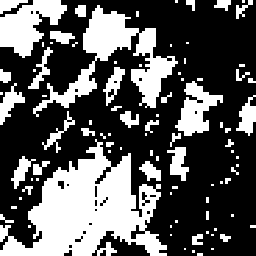
#> input picture images_BW/country2.bmp, 256 x 256 px
$ python aveugle_non_super_2classes.py
#> lines starting #> are read from the running program, lines starting #| are printed output that depends on the picture; after the words box and inside, x2 and y2 are one past the last pixel; in counts of white or black regions, pixels touching at a corner belong together
### basictools.py
from sklearn.cluster import KMeans
import numpy as np
import cv2

def ResizeWithAspectRatio(image, width=None, height=None, inter=cv2.INTER_AREA):
    # this function allows to always display images with respect to ratio - needed for concatenation of images in particular
    # credit goes to nathancy from StackOverflow
    dim = None
    (h, w) = image.shape[:2]

    if width is None and height is None:
        return image
    if width is None:
        r = height / float(h)
        dim = (int(w * r), height)
    else:
        r = width / float(w)
        dim = (width, int(h * r))

    return cv2.resize(image, dim, interpolation=inter)

def read_image(path : str):
    image = cv2.imread(path)
    image //= 255 # anticipating use of gaussian noise
    grey_img = cv2.cvtColor(image, cv2.COLOR_BGR2GRAY) # making sure it's greyscale
    return grey_img, np.shape(grey_img)

def display_image(title:str, image):
    cv2.imshow(title + ' (press any key to close window)', ResizeWithAspectRatio(image, width=640)) # cv2.resize(image, (1024,576)) instead of image to specify size depending on device
    cv2.waitKey()
    cv2.destroyAllWindows()

def identify_classes(X):
    return np.unique(X)

def gauss_noise(X, m, n, cl1, cl2, m1, sig1, m2, sig2):
    # adding gaussian noise to each class separatly
    gaussian_class_1 = np.random.normal(m1, sig1, (m,n))
    gaussian_class_1[X == cl2] = 0
    gaussian_class_2 = np.random.normal(m2, sig2, (m,n))
    gaussian_class_2[X == cl1] = 0
    noise = gaussian_class_1 + gaussian_class_2

    return noise

def error_rate(tolerance, A, B, m, n):
    return 1 - (abs(A - B) <= tolerance).sum()/(m*n) # rate of different pixels between A & B

def evaluate_kmeans(k, A, B):
    shape = A.shape

    model = KMeans(n_clusters=k).fit(B.reshape(-1,1))
    # .clip(0, x) empirically gives better results in our specific case with x>1
    # the intuition is that here since we've got a measure of proximity
    # there are more chances that occurences above 1 stem from a gaussian noise added to a point where class is 1
    # so we stack occurences bellow 0 at 0, and let those above 1 draw the centroids towards 1

    values = model.cluster_centers_
    labels = model.labels_
    img_seg = values[labels].reshape(shape) # KM segmented image

    # adapting classes to our problem
    unique_values = np.unique(img_seg)
    img_seg[img_seg == unique_values[0]] = 0
    img_seg[img_seg == unique_values[1]] = 1

    return img_seg, error_rate(0, img_seg, A, shape[0], shape[1])

### aveugle_non_super_2classes.py
from basictools import *
from scipy.stats import norm

# plotting libraries
import matplotlib.pyplot as plt
import seaborn as sns
import pandas as pd


###################################################################################
###################################################################################
###################################################################################


def calc_prior(X, m, n, cl1, cl2):
    return ((X == cl1).sum()) / (m*n), ((X == cl2).sum()) / (m*n) # p(cl1), p(cl2) estimates

def calc_posterior_Gauss(Y, m, n, cl1, cl2, p1, p2, m1, sig1, m2, sig2):
    # posterior = p(X | Y) = p(Y|X)p(X) / sum(p(Y|X)p(X)) for each class X
    flat_Y = Y.reshape(-1,1)

    # [4 lines of commented-out code are left out]
    norm_1 = norm(m1, sig1)
    norm_2 = norm(m2, sig2)

    f1 = p1*norm_1.pdf(flat_Y - cl1) # this way we call stats.norm only once
    f2 = p2*norm_2.pdf(flat_Y - cl2)

    post_cl1 = (f1 / (f1 + f2))
    post_cl2 = (f2 / (f1 + f2))

    # posterior = np.concatenate((post_cl1, post_cl2))
    # assert np.prod(posterior.shape) == m*n*2, 'posterior shape should be m*n*2'

    return post_cl1, post_cl2

def posterior_sampling(post_cl1, post_cl2, cl1, cl2, m, n): # tirage_apost
    sample = np.random.rand(m*n).reshape(-1,1) # m*n samples from uniform distribution over [0,1)

    condition1 = sample <= post_cl1 # we draw cl1 with posterior probability of cl1 aka when our uniform sample(i) < post_cl1(i) and cl2 otherwise
    condition2 = sample <= post_cl2
    X_est = (cl1 * condition1) + (cl2 * condition2)

    return X_est

def init_param(Y, cl1, cl2): # initialize an estimate of X from KMeans
    X_init, _ = evaluate_kmeans(2, Y, Y)
    X_init[X_init == np.unique(X_init)[0]] = cl1
    X_init[X_init == np.unique(X_init)[1]] = cl2

    return X_init

def est_empirical(X, Y, cl1, cl2): # Empirical estimates of parameters
    Y_flat = Y.reshape(-1,1)
    X_flat = X.reshape(-1,1)

    p1 = (X_flat == cl1).sum() / X_flat.shape[0] # frequency estimates
    p2 = (X_flat == cl2).sum() / X_flat.shape[0]
    m1 = (Y_flat[X_flat == cl1] - cl1).sum() / (X_flat == cl1).sum() # means over noise realizations
    m2 = (Y_flat[X_flat == cl2] - cl2).sum() / (X_flat == cl2).sum()
    sig1 = np.sqrt((((Y_flat[X_flat == cl1] - cl1) - m1)**2).sum() / (X_flat == cl1).sum()) # stds over noise realizations
    sig2 = np.sqrt((((Y_flat[X_flat == cl2] - cl2) - m2)**2).sum() / (X_flat == cl2).sum())

    return p1, p2, m1, sig1, m2, sig2

def calc_SEM(Y, m, n, cl1, cl2, p10, p20, m10, sig10, m20, sig20, nb_iter):
    # Y_flat = Y.reshape(-1,1)
    dic = {'p1':[p10], 'p2':[p20], 'm1':[m10], 'm2':[m20], 'sig1':[sig10], 'sig2':[sig20]}

    for _ in range(nb_iter):
        # Calculate posterior with current parameters - E-Step
        post1, post2 = calc_posterior_Gauss(Y, m, n, cl1, cl2, p10, p20, m10, sig10, m20, sig20)

        # Sample X from posterior distribution - S-step
        X_est = posterior_sampling(post1, post2, cl1, cl2, m, n)

        # Empirically estimates of parameters from X_est - M-Step
        p10, p20, m10, sig10, m20, sig20 = est_empirical(X_est, Y, cl1, cl2)

        # To plot convergence
        dic['p1'].append(p10)
        dic['p2'].append(p20)
        dic['m1'].append(m10)
        dic['m2'].append(m20)
        dic['sig1'].append(sig10)
        dic['sig2'].append(sig20)

    return p10, p20, m10, sig10, m20, sig20, dic

def calc_EM(Y, m, n, cl1, cl2, p10, p20, m10, sig10, m20, sig20, nb_iterEM):
    Y_flat = Y.reshape(-1,1)
    dic = {'p1':[p10], 'p2':[p20], 'm1':[m10], 'm2':[m20], 'sig1':[sig10], 'sig2':[sig20]}

    for _ in range(nb_iterEM):
        # Expectation
        post1, post2 = calc_posterior_Gauss(Y, m, n, cl1, cl2, p10, p20, m10, sig10, m20, sig20)

        # Maximization
        p10 = post1.sum()/len(post1)
        p20 = post2.sum()/len(post2)
        m10 = (Y_flat*post1).sum()/post1.sum()
        sig10 = np.sqrt(((((Y_flat - m10)**2) * post1).sum() / post1.sum()))
        m20 = ((Y_flat - cl2)*post2).sum()/post2.sum()
        sig20 = np.sqrt((((((Y_flat - cl2) - m20)**2) * post2).sum() / post2.sum()))

        # To plot convergence
        dic['p1'].append(p10)
        dic['p2'].append(p20)
        dic['m1'].append(m10)
        dic['m2'].append(m20)
        dic['sig1'].append(sig10)
        dic['sig2'].append(sig20)

    return p10, p20, m10, sig10, m20, sig20, dic


###################################################################################
###################################################################################
###################################################################################


def main(em=True, sem=True, noise=int, init=int):
    path = './images_BW/country2.bmp'
    X, shape = read_image(path)
#> in read_image, image is the input picture: shape (256, 256, 3); 35.2% white; 91 white regions (53 under 20 px), largest, box (x1, y1, x2, y2) and area: (0, 139, 167, 256) 9774, (33, 5, 178, 117) 4458, (0, 0, 67, 58) 2070
#> shape = (256, 256)
    print(f'Image : {path.split("/")[-1]}')
    display_image('X', X * 255) # displays X

    cl1, cl2 = identify_classes(X) # identify image classes (two in our case)
#> cl1 = 0; cl2 = 1
    print(f'Class 1 : {cl1} (black)\nClass 2 : {cl2} (white)')
#| Class 1 : 0 (black)
#| Class 2 : 1 (white)

    m, n = shape[0], shape[1] # X shape
#> m = 256; n = 256

    p1, p2 = calc_prior(X, m, n, cl1, cl2) # priors of each class
#> p1 = 0.648; p2 = 0.352
    print(f'\np(cl1) = p1 = {p1:.3f}\np(cl2) = p2 = {p2:.3f}')
#| p(cl1) = p1 = 0.648
#| p(cl2) = p2 = 0.352

    # gaussian noise parameters - noise 1, 2 & 3
    if noise==1:
        m1, sig1, m2, sig2 = .3, .1, -.4, .1
    elif noise==2:
        m1, sig1, m2, sig2 = .3, .3, -.55, .3
    else:
        m1, sig1, m2, sig2 = .4, .3, -.6, .47

    Y = X + gauss_noise(X, m, n, cl1, cl2, m1, sig1, m2, sig2) # adding noise to image
#> in gauss_noise, `gaussian_class_1[X == cl2] = 0`:
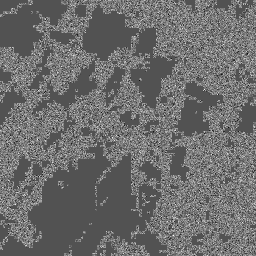
#> gaussian_class_1: shape (256, 256) float64; min -0.798, max 1.67, mean 0.259; drawn with min black and max white
#> in gauss_noise, `gaussian_class_2 = np.random.normal(m2, sig2, (m,n))`:
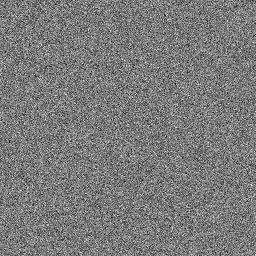
#> gaussian_class_2: shape (256, 256) float64; min -2.47, max 1.41, mean -0.595; drawn with min black and max white
#> in gauss_noise, `noise = gaussian_class_1 + gaussian_class_2`:
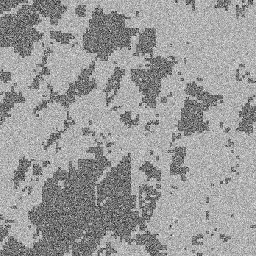
#> noise: shape (256, 256) float64; min -2.47, max 1.67, mean 0.0488; drawn with min black and max white
    print(f'm1 = {m1}, sig1 = {sig1}, m2 = {m2}, sig2 = {sig2}')
    display_image('Y', Y)
#> call 2 of display_image, with title = 'Y'
#> call 2 of ResizeWithAspectRatio, with width = 640, inter = 3
#> in ResizeWithAspectRatio (call 2), `return cv2.resize(image, dim, interpolation=inter)`:
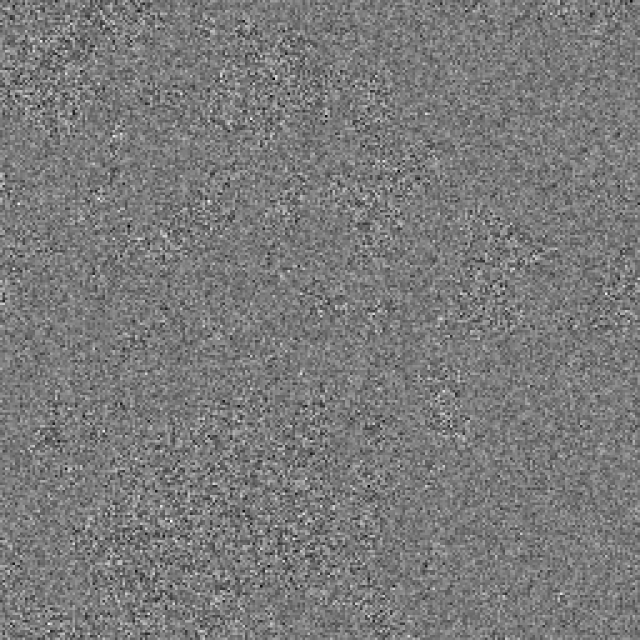
#> returned value: shape (640, 640) float64; min -1.47, max 2.41, mean 0.401; drawn with min black and max white
#> in display_image (call 2), `cv2.imshow(title + ' (press any key to close window)', ResizeWithAspec..`:
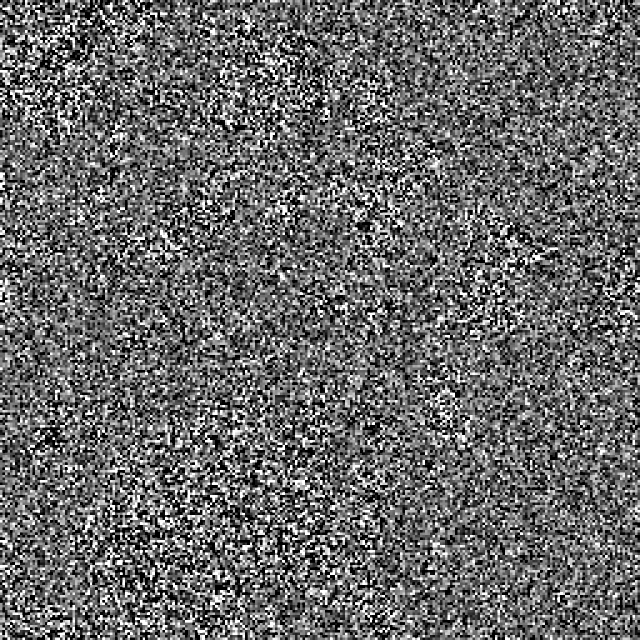
#> window 'Y (press any key to close wind': shape (640, 640); min 0, max 255, mean 105

    ################################################################################################
    # Hocus pocus, you lost your focus ! and forgot everything you knew about the above parameters #
    ################################################################################################

    # EM initialization
    if init==1: # initialized at actual parameters
        pass
        p10, p20, m10, m20, sig10, sig20 = p1, p2, m1, m2, sig1, sig2 # he 4gett ... but he also estimett !
    elif init==2: # initialized at aberrant values
        p10, p20, m10, sig10, m20, sig20 = .4, .6, .2, 1, 0, 2
    else: # initialized with KM
        p10, p20, m10, sig10, m20, sig20 = est_empirical(init_param(Y, cl1, cl2), Y, cl1, cl2) # empirically estimating a starting point for EM & SEM algorithms
#> in evaluate_kmeans, `values = model.cluster_centers_`: values = [0.117, 0.692]
#> in evaluate_kmeans, `img_seg = values[labels].reshape(shape)`:
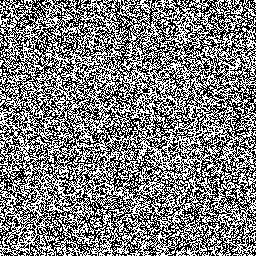
#> img_seg: shape (256, 256) float64; values 0.117 (black) and 0.692 (white), 49.6% white in thin lines or dots
#> in est_empirical, `p1 = (X_flat == cl1).sum() / X_flat.shape[0]`: p1 = 0.504
#> in est_empirical, `p2 = (X_flat == cl2).sum() / X_flat.shape[0]`: p2 = 0.496
#> in est_empirical, `m1 = (Y_flat[X_flat == cl1] - cl1).sum() / (X_flat == cl1).sum()`: m1 = 0.116
#> in est_empirical, `m2 = (Y_flat[X_flat == cl2] - cl2).sum() / (X_flat == cl2).sum()`: m2 = -0.309
#> in est_empirical, `sig1 = np.sqrt((((Y_flat[X_flat == cl1] - cl1) - m1)**2).sum() / (X_fl..`: sig1 = 0.234
#> in est_empirical, `sig2 = np.sqrt((((Y_flat[X_flat == cl2] - cl2) - m2)**2).sum() / (X_fl..`: sig2 = 0.233
#> p10 = 0.504; p20 = 0.496; m10 = 0.116; sig10 = 0.234; m20 = -0.309; sig20 = 0.233

    sns.set()

    if em:
        p1_em, p2_em, m1_em, sig1_em, m2_em, sig2_em, dic_em = calc_EM(Y, m, n, cl1, cl2, p10, p20, m10, sig10, m20, sig20, 100) # EM algorithm estimates
#> in calc_EM, `dic = {'p1':[p10], 'p2':[p20], 'm1':[m10], 'm2':[m20], 'sig1':[sig10],..`: dic = {'p1': [0.504], 'p2': [0.496], 'm1': [0.116], 'm2': [-0.309], 'sig1': [0.234], 'sig2': [0.233]}
#> the loop in calc_EM, `for _ in range(nb_iterEM):` made 100 passes
#> (p10, p20, m10, sig10, m20, sig20) on passes 1 to 8: (0.504, 0.496, 0.143, 0.264, -0.337, 0.263), (0.504, 0.496, 0.162, 0.281, -0.356, 0.281), (0.504, 0.496, 0.176, 0.293, -0.371, 0.293), (0.504, 0.496, 0.188, 0.302, -0.383, 0.302), (0.504, 0.496, 0.198, 0.309, -0.393, 0.309), (0.504, 0.496, 0.207, 0.314, -0.402, 0.314), (0.504, 0.496, 0.215, 0.319, -0.41, 0.319), (0.504, 0.496, 0.222, 0.323, -0.417, 0.323)
#> p1_em = 0.533; p2_em = 0.467; m1_em = 0.401; sig1_em = 0.279; m2_em = -0.6; sig2_em = 0.452; dic_em = 6 items
        error_em = ((abs(p1_em - p1)/p1) + (abs(p2_em - p2)/p2) + (abs(m1_em - m1)/m1) + (abs(sig1_em - sig1)/sig1) + (abs(m2_em - m2)/m2) + (abs(sig2_em - sig2)/sig2))/6 # mean error over parameters error rates
#> error_em = 0.103

        print(f'\nEM\np1: {p1_em:.3f}, p2 : {p2_em:.3f}, m1 : {m1_em:.3f}, sig1 : {sig1_em:.3f}, m2 : {m2_em:.3f}, sig2 : {sig2_em:.3f}')
#| EM
#| p1: 0.533, p2 : 0.467, m1 : 0.401, sig1 : 0.279, m2 : -0.600, sig2 : 0.452
        print(f'Error rate EM : {error_em:.3f}')
#| Error rate EM : 0.103

        df_em = pd.DataFrame.from_dict(dic_em)
#> df_em = table of 101 rows and 6 columns
        sns.relplot(data=df_em, kind='line') # Plotting evolution of parameters over EM iterations

    if sem:
        p1_sem, p2_sem, m1_sem, sig1_sem, m2_sem, sig2_sem, dic_sem = calc_SEM(Y, m, n, cl1, cl2, p10, p20, m10, sig10, m20, sig20, 100)
#> the loop in calc_SEM, `for _ in range(nb_iter):` made 100 passes
#> (p1 in est_empirical, p2 in est_empirical, m1 in est_empirical, m2 in est_empirical, sig1 in est_empirical, sig2 in est_empirical, p10, p20) on passes 1 to 7: (0.505, 0.495, 0.143, -0.337, 0.264, 0.263, 0.505, 0.495), (0.504, 0.496, 0.161, -0.355, 0.281, 0.28, 0.504, 0.496), (0.503, 0.497, 0.175, -0.371, 0.293, 0.292, 0.503, 0.497), (0.5, 0.5, 0.185, -0.383, 0.301, 0.301, 0.5, 0.5), (0.501, 0.499, 0.195, -0.393, 0.307, 0.309, 0.501, 0.499), (0.5, 0.5, 0.205, -0.403, 0.314, 0.314, 0.5, 0.5), (0.499, 0.501, 0.211, -0.41, 0.318, 0.319, 0.499, 0.501)
        error_sem = ((abs(p1_sem - p1)/p1) + (abs(p2_sem - p2)/p2) + (abs(m1_sem - m1)/m1) + (abs(sig1_sem - sig1)/sig1) + (abs(m2_sem - m2)/m2) + (abs(sig2_sem - sig2)/sig2))/6

        print(f'SEM\np1: {p1_sem:.3f}, p2 : {p2_sem:.3f}, m1 : {m1_sem:.3f}, sig1 : {sig1_sem:.3f}, m2 : {m2_sem:.3f}, sig2 : {sig2_sem:.3f}')
#| SEM
#| p1: 0.537, p2 : 0.463, m1 : 0.398, sig1 : 0.280, m2 : -0.596, sig2 : 0.453
        print(f'Error rate SEM : {error_sem:.3f}')
#| Error rate SEM : 0.098

        df_sem = pd.DataFrame.from_dict(dic_sem)
        sns.relplot(data=df_sem, kind='line') # Plotting evolution of parameters over SEM iterations

    plt.show()
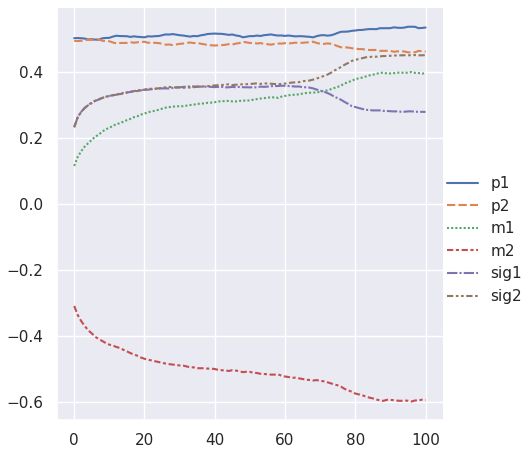
#> figure drawn by matplotlib, 1 panel; curve peaks at x = 96, y = 0.539; curve peaks at x = 7, y = 0.501; curve peaks at x = 96, y = 0.401

if __name__ == '__main__':
    main(noise=3, init=3)

$ run again, with images_BW/alfa2.bmp copied over images_BW/country2.bmp
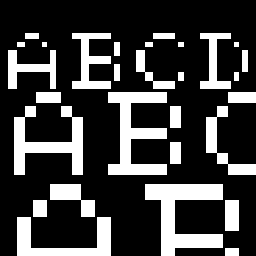
#> input picture images_BW/alfa2.bmp, 256 x 256 px
#> in read_image, image is the input picture: shape (256, 256, 3); 24.7% white; 29 white regions, largest, box (x1, y1, x2, y2) and area: (145, 184, 223, 256) 2704, (108, 92, 167, 175) 2365, (14, 106, 83, 175) 2035
#> in main, `X, shape = read_image(path)`: shape = (256, 256)
#> cl1 = 0; cl2 = 1
#| Class 1 : 0 (black)
#| Class 2 : 1 (white)
#> m = 256
#> in main, `p1, p2 = calc_prior(X, m, n, cl1, cl2)`: p1 = 0.753; p2 = 0.247
#| p(cl1) = p1 = 0.753
#| p(cl2) = p2 = 0.247
#> values = [0.679, 0.135]
#> in evaluate_kmeans, `img_seg = values[labels].reshape(shape)`:
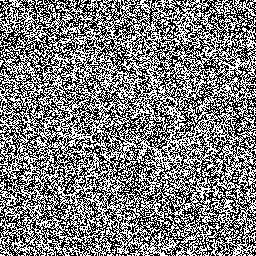
#> img_seg: shape (256, 256) float64; values 0.135 (black) and 0.679 (white), 49.3% white in thin lines or dots
#> unique_values = [0.135, 0.679]
#> in est_empirical, `p1 = (X_flat == cl1).sum() / X_flat.shape[0]`: p1 = 0.507
#> in est_empirical, `p2 = (X_flat == cl2).sum() / X_flat.shape[0]`: p2 = 0.493
#> m1 = 0.134
#> m2 = -0.323
#> sig1 = 0.217
#> sig2 = 0.219
#> in main, `p10, p20, m10, sig10, m20, sig20 = est_empirical(init_param(Y, cl1, cl..`: p10 = 0.507; p20 = 0.493; m10 = 0.134; sig10 = 0.217; m20 = -0.323; sig20 = 0.219
#> in calc_EM, `dic = {'p1':[p10], 'p2':[p20], 'm1':[m10], 'm2':[m20], 'sig1':[sig10],..`: dic = {'p1': [0.507], 'p2': [0.493], 'm1': [0.134], 'm2': [-0.323], 'sig1': [0.217], 'sig2': [0.219]}
#> the loop in calc_EM, `for _ in range(nb_iterEM):` made 100 passes
#> (p10, p20, m10, sig10, m20, sig20) on passes 1 to 8: (0.507, 0.493, 0.158, 0.245, -0.348, 0.247), (0.507, 0.493, 0.175, 0.261, -0.365, 0.263), (0.507, 0.493, 0.187, 0.271, -0.378, 0.274), (0.507, 0.493, 0.198, 0.279, -0.389, 0.282), (0.507, 0.493, 0.207, 0.286, -0.399, 0.289), (0.507, 0.493, 0.215, 0.291, -0.407, 0.294), (0.507, 0.493, 0.222, 0.295, -0.414, 0.299), (0.507, 0.493, 0.228, 0.299, -0.42, 0.303)
#> p1_em = 0.55; p2_em = 0.45; m1_em = 0.398; sig1_em = 0.274; m2_em = -0.594; sig2_em = 0.422; dic_em = 6 items
#> error_em = 0.213
#| EM
#| p1: 0.550, p2 : 0.450, m1 : 0.398, sig1 : 0.274, m2 : -0.594, sig2 : 0.422
#| Error rate EM : 0.213
#> df_em = table of 101 rows and 6 columns
#> the loop in calc_SEM, `for _ in range(nb_iter):` made 100 passes
#> (p1 in est_empirical, p2 in est_empirical, m1 in est_empirical, m2 in est_empirical, sig1 in est_empirical, sig2 in est_empirical, p10, p20) on passes 1 to 7: (0.508, 0.492, 0.159, -0.348, 0.246, 0.247, 0.508, 0.492), (0.507, 0.493, 0.175, -0.365, 0.261, 0.263, 0.507, 0.493), (0.505, 0.495, 0.186, -0.379, 0.272, 0.273, 0.505, 0.495), (0.503, 0.497, 0.197, -0.391, 0.279, 0.282, 0.503, 0.497), (0.504, 0.496, 0.205, -0.399, 0.285, 0.289, 0.504, 0.496), (0.502, 0.498, 0.213, -0.408, 0.29, 0.295, 0.502, 0.498), (0.502, 0.498, 0.22, -0.416, 0.294, 0.3, 0.502, 0.498)
#| SEM
#| p1: 0.555, p2 : 0.445, m1 : 0.396, sig1 : 0.274, m2 : -0.592, sig2 : 0.423
#| Error rate SEM : 0.209
#> in main, `plt.show()`:
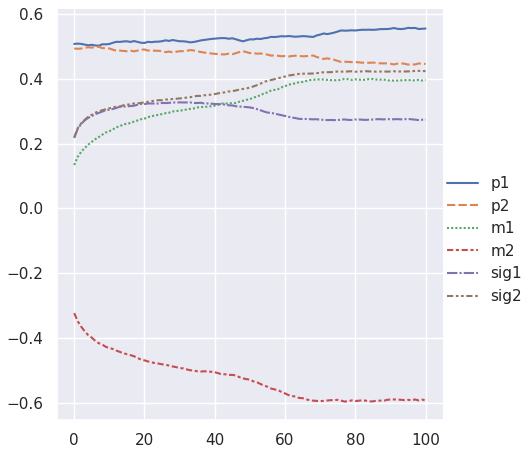
#> figure drawn by matplotlib, 1 panel; curve peaks at x = 95, y = 0.556; curve peaks at x = 7, y = 0.498; curve peaks at x = 77, y = 0.399

$ run again, with images_BW/beee2.bmp copied over images_BW/country2.bmp
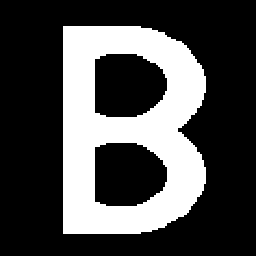
#> input picture images_BW/beee2.bmp, 256 x 256 px
#> in read_image, image is the input picture: shape (256, 256, 3); 29.1% white; 1 white region, box (x1, y1, x2, y2) and area: (63, 26, 206, 234) 19070
#> in main, `X, shape = read_image(path)`: shape = (256, 256)
#> cl1 = 0; cl2 = 1
#| Class 1 : 0 (black)
#| Class 2 : 1 (white)
#> m = 256
#> in main, `p1, p2 = calc_prior(X, m, n, cl1, cl2)`: p1 = 0.709; p2 = 0.291
#| p(cl1) = p1 = 0.709
#| p(cl2) = p2 = 0.291
#> values = [0.686, 0.13]
#> in evaluate_kmeans, `img_seg = values[labels].reshape(shape)`:
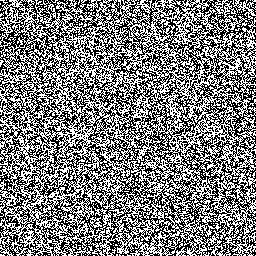
#> img_seg: shape (256, 256) float64; values 0.13 (black) and 0.686 (white), 49% white in thin lines or dots
#> unique_values = [0.13, 0.686]
#> in est_empirical, `p1 = (X_flat == cl1).sum() / X_flat.shape[0]`: p1 = 0.51
#> in est_empirical, `p2 = (X_flat == cl2).sum() / X_flat.shape[0]`: p2 = 0.49
#> m1 = 0.129
#> m2 = -0.316
#> sig1 = 0.225
#> sig2 = 0.224
#> in main, `p10, p20, m10, sig10, m20, sig20 = est_empirical(init_param(Y, cl1, cl..`: p10 = 0.51; p20 = 0.49; m10 = 0.129; sig10 = 0.225; m20 = -0.316; sig20 = 0.224
#> in calc_EM, `dic = {'p1':[p10], 'p2':[p20], 'm1':[m10], 'm2':[m20], 'sig1':[sig10],..`: dic = {'p1': [0.51], 'p2': [0.49], 'm1': [0.129], 'm2': [-0.316], 'sig1': [0.225], 'sig2': [0.224]}
#> the loop in calc_EM, `for _ in range(nb_iterEM):` made 100 passes
#> (p10, p20, m10, sig10, m20, sig20) on passes 1 to 8: (0.51, 0.49, 0.154, 0.253, -0.342, 0.253), (0.511, 0.489, 0.172, 0.27, -0.36, 0.27), (0.511, 0.489, 0.186, 0.281, -0.374, 0.281), (0.511, 0.489, 0.197, 0.289, -0.385, 0.29), (0.511, 0.489, 0.206, 0.296, -0.395, 0.297), (0.511, 0.489, 0.215, 0.301, -0.403, 0.303), (0.512, 0.488, 0.222, 0.306, -0.411, 0.307), (0.512, 0.488, 0.229, 0.309, -0.418, 0.311)
#> p1_em = 0.551; p2_em = 0.449; m1_em = 0.4; sig1_em = 0.276; m2_em = -0.597; sig2_em = 0.437; dic_em = 6 items
#> error_em = 0.152
#| EM
#| p1: 0.551, p2 : 0.449, m1 : 0.400, sig1 : 0.276, m2 : -0.597, sig2 : 0.437
#| Error rate EM : 0.152
#> df_em = table of 101 rows and 6 columns
#> the loop in calc_SEM, `for _ in range(nb_iter):` made 100 passes
#> (p1 in est_empirical, p2 in est_empirical, m1 in est_empirical, m2 in est_empirical, sig1 in est_empirical, sig2 in est_empirical, p10, p20) on passes 1 to 7: (0.511, 0.489, 0.155, -0.342, 0.254, 0.253, 0.511, 0.489), (0.51, 0.49, 0.172, -0.36, 0.269, 0.27, 0.51, 0.49), (0.51, 0.49, 0.185, -0.374, 0.281, 0.281, 0.51, 0.49), (0.507, 0.493, 0.195, -0.387, 0.289, 0.29, 0.507, 0.493), (0.509, 0.491, 0.205, -0.395, 0.295, 0.297, 0.509, 0.491), (0.508, 0.492, 0.213, -0.405, 0.301, 0.303, 0.508, 0.492), (0.509, 0.491, 0.221, -0.412, 0.305, 0.308, 0.509, 0.491)
#| SEM
#| p1: 0.561, p2 : 0.439, m1 : 0.397, sig1 : 0.278, m2 : -0.593, sig2 : 0.438
#| Error rate SEM : 0.143
#> in main, `plt.show()`:
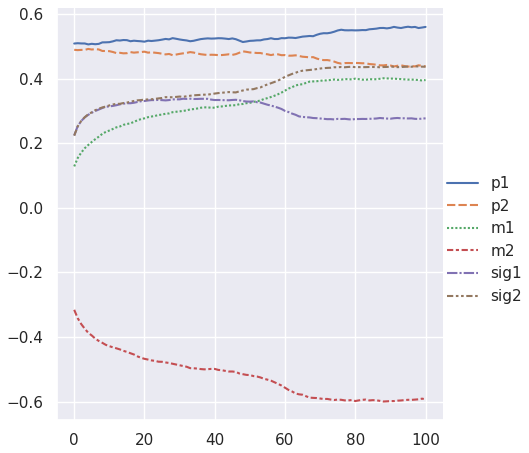
#> figure drawn by matplotlib, 1 panel; curve peaks at x = 95, y = 0.562; curve peaks at x = 4, y = 0.493; curve peaks at x = 88, y = 0.402
